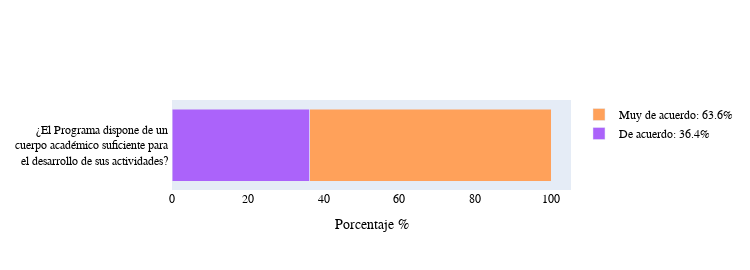

Notebook cell for this chart:
### Markdown cell above
###  Opiniones sobre el <span style="color:#AC1212">*cuerpo académico*</span>  del Programa MAV

### Code cell
opinion_team(path_file_sorted)

### Figure 1 — Plotly figure (JSON) as saved in the notebook; plotly's stock layout.template omitted (floating-point values rounded to 4 significant figures)
{"data": [{"name": "1", "orientation": "h", "type": "bar", "x": [], "y": ["¿El Programa dispone de un <br> cuerpo académico suficiente para <br> el desarrollo de sus actividades? "]}, {"name": "2: 4%", "orientation": "h", "type": "bar", "x": [], "y": ["¿El Programa dispone de un <br> cuerpo académico suficiente para <br> el desarrollo de sus actividades? "]}, {"name": "Con frecuencia: 10%", "orientation": "h", "type": "bar", "x": [], "y": ["¿El Programa dispone de un <br> cuerpo académico suficiente para <br> el desarrollo de sus actividades? "]}, {"name": "De acuerdo: 36.4%", "orientation": "h", "type": "bar", "x": [36.4], "y": ["¿El Programa dispone de un <br> cuerpo académico suficiente para <br> el desarrollo de sus actividades? "]}, {"name": "Muy de acuerdo: 63.6%", "orientation": "h", "type": "bar", "x": [63.6], "y": ["¿El Programa dispone de un <br> cuerpo académico suficiente para <br> el desarrollo de sus actividades? "]}], "layout": {"barmode": "stack", "font": {"color": "black", "family": "Rockwell", "size": 12}, "height": 270, "legend": {"title": {"font": {"color": "green"}}}, "title": {"font": {"color": "black", "family": "Rockwell", "size": 12}, "text": ""}, "width": 750, "xaxis": {"title": {"text": "Porcentaje %"}}}}
